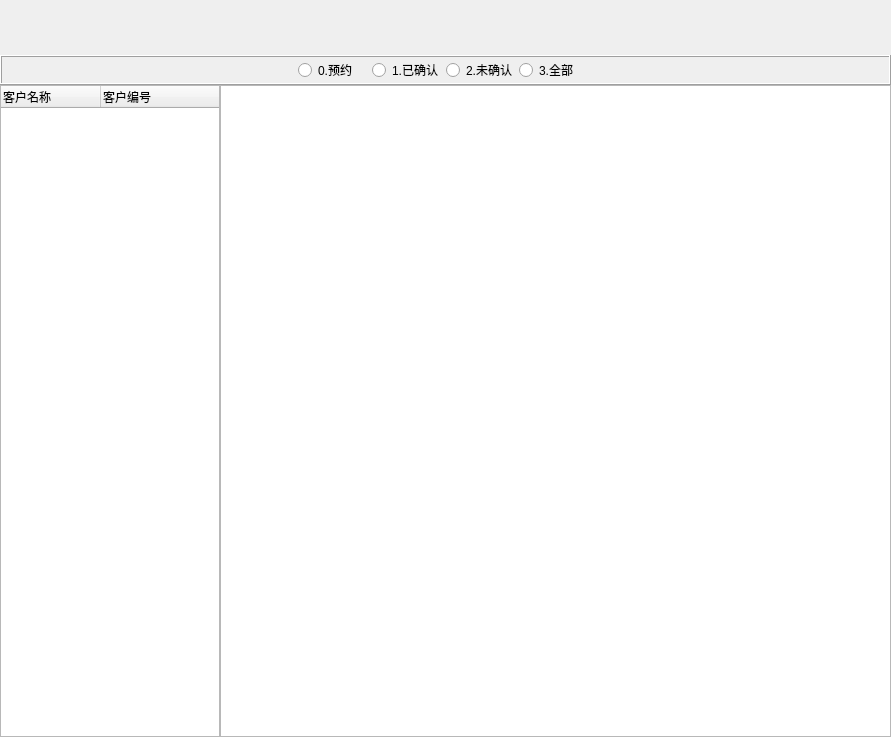
<?xml version="1.0" encoding="UTF-8"?>
<ui version="4.0">
 <class>RentalDocumentWidget</class>
 <widget class="QWidget" name="RentalDocumentWidget">
  <property name="geometry">
   <rect>
    <x>0</x>
    <y>0</y>
    <width>891</width>
    <height>737</height>
   </rect>
  </property>
  <property name="windowTitle">
   <string>Form</string>
  </property>
  <layout class="QVBoxLayout" name="mainVerticalLayout" stretch="0,0,1">
   <property name="spacing">
    <number>0</number>
   </property>
   <property name="leftMargin">
    <number>0</number>
   </property>
   <property name="topMargin">
    <number>0</number>
   </property>
   <property name="rightMargin">
    <number>0</number>
   </property>
   <property name="bottomMargin">
    <number>0</number>
   </property>
   <item>
    <widget class="QWidget" name="toolbarWidget" native="true">
     <property name="minimumSize">
      <size>
       <width>0</width>
       <height>55</height>
      </size>
     </property>
     <property name="maximumSize">
      <size>
       <width>16777215</width>
       <height>55</height>
      </size>
     </property>
     <layout class="QHBoxLayout" name="toolBarHorizonLayout">
      <property name="spacing">
       <number>0</number>
      </property>
      <property name="leftMargin">
       <number>0</number>
      </property>
      <property name="topMargin">
       <number>0</number>
      </property>
      <property name="rightMargin">
       <number>0</number>
      </property>
      <property name="bottomMargin">
       <number>0</number>
      </property>
     </layout>
    </widget>
   </item>
   <item>
    <widget class="QFrame" name="statusFrame">
     <property name="minimumSize">
      <size>
       <width>0</width>
       <height>30</height>
      </size>
     </property>
     <property name="maximumSize">
      <size>
       <width>16777215</width>
       <height>30</height>
      </size>
     </property>
     <property name="frameShape">
      <enum>QFrame::Box</enum>
     </property>
     <property name="frameShadow">
      <enum>QFrame::Raised</enum>
     </property>
     <layout class="QHBoxLayout" name="statusHorizontalLayout">
      <property name="spacing">
       <number>0</number>
      </property>
      <property name="leftMargin">
       <number>0</number>
      </property>
      <property name="topMargin">
       <number>0</number>
      </property>
      <property name="rightMargin">
       <number>0</number>
      </property>
      <property name="bottomMargin">
       <number>0</number>
      </property>
      <item>
       <widget class="QWidget" name="widget" native="true"/>
      </item>
      <item>
       <widget class="QWidget" name="radioWidget" native="true">
        <layout class="QHBoxLayout" name="radioHorizonLayout">
         <property name="spacing">
          <number>0</number>
         </property>
         <property name="leftMargin">
          <number>0</number>
         </property>
         <property name="topMargin">
          <number>0</number>
         </property>
         <property name="rightMargin">
          <number>0</number>
         </property>
         <property name="bottomMargin">
          <number>0</number>
         </property>
         <item>
          <widget class="QRadioButton" name="reservationRadio">
           <property name="text">
            <string>0.预约</string>
           </property>
          </widget>
         </item>
         <item>
          <widget class="QRadioButton" name="unconfirmedRadio">
           <property name="text">
            <string>1.已确认</string>
           </property>
          </widget>
         </item>
         <item>
          <widget class="QRadioButton" name="confirmedRadio">
           <property name="text">
            <string>2.未确认</string>
           </property>
          </widget>
         </item>
         <item>
          <widget class="QRadioButton" name="totalRadio">
           <property name="text">
            <string>3.全部</string>
           </property>
          </widget>
         </item>
        </layout>
       </widget>
      </item>
      <item>
       <widget class="QWidget" name="widget_3" native="true"/>
      </item>
     </layout>
    </widget>
   </item>
   <item>
    <widget class="QWidget" name="documentWidget" native="true">
     <layout class="QHBoxLayout" name="documentHorizonLayout">
      <property name="spacing">
       <number>0</number>
      </property>
      <property name="leftMargin">
       <number>0</number>
      </property>
      <property name="topMargin">
       <number>0</number>
      </property>
      <property name="rightMargin">
       <number>0</number>
      </property>
      <property name="bottomMargin">
       <number>0</number>
      </property>
      <item>
       <widget class="QTreeWidget" name="clientTreeWidget">
        <property name="minimumSize">
         <size>
          <width>220</width>
          <height>0</height>
         </size>
        </property>
        <property name="maximumSize">
         <size>
          <width>220</width>
          <height>16777215</height>
         </size>
        </property>
        <column>
         <property name="text">
          <string>客户名称</string>
         </property>
        </column>
        <column>
         <property name="text">
          <string>客户编号</string>
         </property>
        </column>
       </widget>
      </item>
      <item>
       <widget class="QTableView" name="docTableview"/>
      </item>
     </layout>
    </widget>
   </item>
  </layout>
 </widget>
 <resources/>
 <connections/>
</ui>
